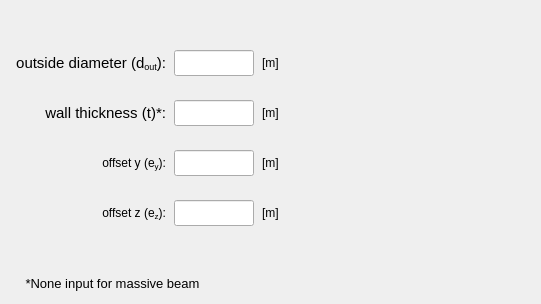
             <widget class="QWidget" name="tab_circular_section">
              <attribute name="title">
               <string>Circular</string>
              </attribute>
              <widget class="QLabel" name="label_7">
               <property name="geometry">
                <rect>
                 <x>304</x>
                 <y>30</y>
                 <width>228</width>
                 <height>260</height>
                </rect>
               </property>
               <property name="text">
                <string/>
               </property>
               <property name="pixmap">
                <pixmap>../../../figures/Circular.PNG</pixmap>
               </property>
               <property name="scaledContents">
                <bool>true</bool>
               </property>
              </widget>
              <widget class="QLabel" name="label_8">
               <property name="geometry">
                <rect>
                 <x>10</x>
                 <y>272</y>
                 <width>205</width>
                 <height>23</height>
                </rect>
               </property>
               <property name="font">
                <font>
                 <pointsize>10</pointsize>
                 <weight>50</weight>
                 <bold>false</bold>
                </font>
               </property>
               <property name="text">
                <string>&lt;html&gt;&lt;head/&gt;&lt;body&gt;&lt;p align=&quot;center&quot;&gt;*None input for massive beam&lt;/p&gt;&lt;/body&gt;&lt;/html&gt;</string>
               </property>
              </widget>
              <widget class="QLabel" name="label_43">
               <property name="geometry">
                <rect>
                 <x>6</x>
                 <y>50</y>
                 <width>160</width>
                 <height>26</height>
                </rect>
               </property>
               <property name="minimumSize">
                <size>
                 <width>160</width>
                 <height>26</height>
                </size>
               </property>
               <property name="maximumSize">
                <size>
                 <width>160</width>
                 <height>26</height>
                </size>
               </property>
               <property name="font">
                <font>
                 <family>MS Shell Dlg 2</family>
                 <pointsize>11</pointsize>
                 <weight>50</weight>
                 <italic>false</italic>
                 <bold>false</bold>
                </font>
               </property>
               <property name="text">
                <string>&lt;html&gt;&lt;head/&gt;&lt;body&gt;&lt;p&gt;outside diameter (d&lt;span style=&quot; vertical-align:sub;&quot;&gt;out&lt;/span&gt;):&lt;/p&gt;&lt;/body&gt;&lt;/html&gt;</string>
               </property>
               <property name="alignment">
                <set>Qt::AlignRight|Qt::AlignTrailing|Qt::AlignVCenter</set>
               </property>
              </widget>
              <widget class="QLabel" name="label_65">
               <property name="geometry">
                <rect>
                 <x>6</x>
                 <y>100</y>
                 <width>160</width>
                 <height>26</height>
                </rect>
               </property>
               <property name="minimumSize">
                <size>
                 <width>160</width>
                 <height>26</height>
                </size>
               </property>
               <property name="maximumSize">
                <size>
                 <width>160</width>
                 <height>26</height>
                </size>
               </property>
               <property name="font">
                <font>
                 <family>MS Shell Dlg 2</family>
                 <pointsize>11</pointsize>
                 <weight>50</weight>
                 <italic>false</italic>
                 <bold>false</bold>
                </font>
               </property>
               <property name="text">
                <string>wall thickness (t)*:</string>
               </property>
               <property name="alignment">
                <set>Qt::AlignRight|Qt::AlignTrailing|Qt::AlignVCenter</set>
               </property>
              </widget>
              <widget class="QLineEdit" name="lineEdit_wall_thickness_circular_section">
               <property name="geometry">
                <rect>
                 <x>174</x>
                 <y>100</y>
                 <width>80</width>
                 <height>26</height>
                </rect>
               </property>
               <property name="minimumSize">
                <size>
                 <width>80</width>
                 <height>26</height>
                </size>
               </property>
               <property name="maximumSize">
                <size>
                 <width>80</width>
                 <height>26</height>
                </size>
               </property>
               <property name="font">
                <font>
                 <family>Arial</family>
                 <pointsize>11</pointsize>
                 <weight>75</weight>
                 <italic>true</italic>
                 <bold>true</bold>
                </font>
               </property>
               <property name="focusPolicy">
                <enum>Qt::StrongFocus</enum>
               </property>
               <property name="styleSheet">
                <string notr="true">color: rgb(255, 0, 0);</string>
               </property>
               <property name="alignment">
                <set>Qt::AlignCenter</set>
               </property>
              </widget>
              <widget class="QLineEdit" name="lineEdit_outside_diameter_circular_section">
               <property name="geometry">
                <rect>
                 <x>174</x>
                 <y>50</y>
                 <width>80</width>
                 <height>26</height>
                </rect>
               </property>
               <property name="minimumSize">
                <size>
                 <width>80</width>
                 <height>26</height>
                </size>
               </property>
               <property name="maximumSize">
                <size>
                 <width>80</width>
                 <height>26</height>
                </size>
               </property>
               <property name="font">
                <font>
                 <family>Arial</family>
                 <pointsize>11</pointsize>
                 <weight>75</weight>
                 <italic>true</italic>
                 <bold>true</bold>
                </font>
               </property>
               <property name="styleSheet">
                <string notr="true">color: rgb(255, 0, 0);</string>
               </property>
               <property name="text">
                <string/>
               </property>
               <property name="alignment">
                <set>Qt::AlignCenter</set>
               </property>
              </widget>
              <widget class="QLabel" name="label_115">
               <property name="geometry">
                <rect>
                 <x>262</x>
                 <y>50</y>
                 <width>35</width>
                 <height>26</height>
                </rect>
               </property>
               <property name="minimumSize">
                <size>
                 <width>35</width>
                 <height>26</height>
                </size>
               </property>
               <property name="maximumSize">
                <size>
                 <width>35</width>
                 <height>26</height>
                </size>
               </property>
               <property name="text">
                <string>[m]</string>
               </property>
               <property name="alignment">
                <set>Qt::AlignLeading|Qt::AlignLeft|Qt::AlignVCenter</set>
               </property>
              </widget>
              <widget class="QLabel" name="label_116">
               <property name="geometry">
                <rect>
                 <x>262</x>
                 <y>100</y>
                 <width>35</width>
                 <height>26</height>
                </rect>
               </property>
               <property name="minimumSize">
                <size>
                 <width>35</width>
                 <height>26</height>
                </size>
               </property>
               <property name="maximumSize">
                <size>
                 <width>35</width>
                 <height>26</height>
                </size>
               </property>
               <property name="text">
                <string>[m]</string>
               </property>
               <property name="alignment">
                <set>Qt::AlignLeading|Qt::AlignLeft|Qt::AlignVCenter</set>
               </property>
              </widget>
              <widget class="QLabel" name="label_117">
               <property name="geometry">
                <rect>
                 <x>6</x>
                 <y>200</y>
                 <width>160</width>
                 <height>26</height>
                </rect>
               </property>
               <property name="minimumSize">
                <size>
                 <width>160</width>
                 <height>26</height>
                </size>
               </property>
               <property name="maximumSize">
                <size>
                 <width>160</width>
                 <height>26</height>
                </size>
               </property>
               <property name="text">
                <string>&lt;html&gt;&lt;head/&gt;&lt;body&gt;&lt;p&gt;offset z (e&lt;span style=&quot; vertical-align:sub;&quot;&gt;z&lt;/span&gt;):&lt;/p&gt;&lt;/body&gt;&lt;/html&gt;</string>
               </property>
               <property name="alignment">
                <set>Qt::AlignRight|Qt::AlignTrailing|Qt::AlignVCenter</set>
               </property>
              </widget>
              <widget class="QLineEdit" name="lineEdit_offsetz_circular_section">
               <property name="geometry">
                <rect>
                 <x>174</x>
                 <y>200</y>
                 <width>80</width>
                 <height>26</height>
                </rect>
               </property>
               <property name="minimumSize">
                <size>
                 <width>80</width>
                 <height>26</height>
                </size>
               </property>
               <property name="maximumSize">
                <size>
                 <width>80</width>
                 <height>26</height>
                </size>
               </property>
               <property name="font">
                <font>
                 <family>Arial</family>
                 <pointsize>11</pointsize>
                 <weight>75</weight>
                 <italic>true</italic>
                 <bold>true</bold>
                </font>
               </property>
               <property name="focusPolicy">
                <enum>Qt::StrongFocus</enum>
               </property>
               <property name="styleSheet">
                <string notr="true">color: rgb(255, 0, 0);</string>
               </property>
               <property name="alignment">
                <set>Qt::AlignCenter</set>
               </property>
              </widget>
              <widget class="QLabel" name="label_118">
               <property name="geometry">
                <rect>
                 <x>262</x>
                 <y>200</y>
                 <width>35</width>
                 <height>26</height>
                </rect>
               </property>
               <property name="minimumSize">
                <size>
                 <width>35</width>
                 <height>26</height>
                </size>
               </property>
               <property name="maximumSize">
                <size>
                 <width>35</width>
                 <height>26</height>
                </size>
               </property>
               <property name="text">
                <string>[m]</string>
               </property>
               <property name="alignment">
                <set>Qt::AlignLeading|Qt::AlignLeft|Qt::AlignVCenter</set>
               </property>
              </widget>
              <widget class="QLineEdit" name="lineEdit_offsety_circular_section">
               <property name="geometry">
                <rect>
                 <x>174</x>
                 <y>150</y>
                 <width>80</width>
                 <height>26</height>
                </rect>
               </property>
               <property name="minimumSize">
                <size>
                 <width>80</width>
                 <height>26</height>
                </size>
               </property>
               <property name="maximumSize">
                <size>
                 <width>80</width>
                 <height>26</height>
                </size>
               </property>
               <property name="font">
                <font>
                 <family>Arial</family>
                 <pointsize>11</pointsize>
                 <weight>75</weight>
                 <italic>true</italic>
                 <bold>true</bold>
                </font>
               </property>
               <property name="focusPolicy">
                <enum>Qt::StrongFocus</enum>
               </property>
               <property name="styleSheet">
                <string notr="true">color: rgb(255, 0, 0);</string>
               </property>
               <property name="alignment">
                <set>Qt::AlignCenter</set>
               </property>
              </widget>
              <widget class="QLabel" name="label_119">
               <property name="geometry">
                <rect>
                 <x>6</x>
                 <y>150</y>
                 <width>160</width>
                 <height>26</height>
                </rect>
               </property>
               <property name="minimumSize">
                <size>
                 <width>160</width>
                 <height>26</height>
                </size>
               </property>
               <property name="maximumSize">
                <size>
                 <width>160</width>
                 <height>26</height>
                </size>
               </property>
               <property name="text">
                <string>&lt;html&gt;&lt;head/&gt;&lt;body&gt;&lt;p&gt;offset y (e&lt;span style=&quot; vertical-align:sub;&quot;&gt;y&lt;/span&gt;):&lt;/p&gt;&lt;/body&gt;&lt;/html&gt;</string>
               </property>
               <property name="alignment">
                <set>Qt::AlignRight|Qt::AlignTrailing|Qt::AlignVCenter</set>
               </property>
              </widget>
              <widget class="QLabel" name="label_120">
               <property name="geometry">
                <rect>
                 <x>262</x>
                 <y>150</y>
                 <width>35</width>
                 <height>26</height>
                </rect>
               </property>
               <property name="minimumSize">
                <size>
                 <width>35</width>
                 <height>26</height>
                </size>
               </property>
               <property name="maximumSize">
                <size>
                 <width>35</width>
                 <height>26</height>
                </size>
               </property>
               <property name="text">
                <string>[m]</string>
               </property>
               <property name="alignment">
                <set>Qt::AlignLeading|Qt::AlignLeft|Qt::AlignVCenter</set>
               </property>
              </widget>
             </widget>
